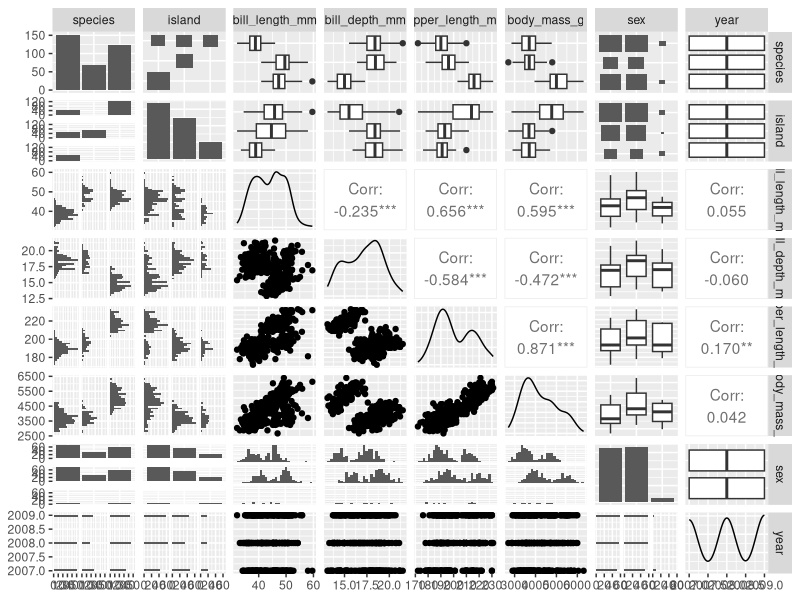
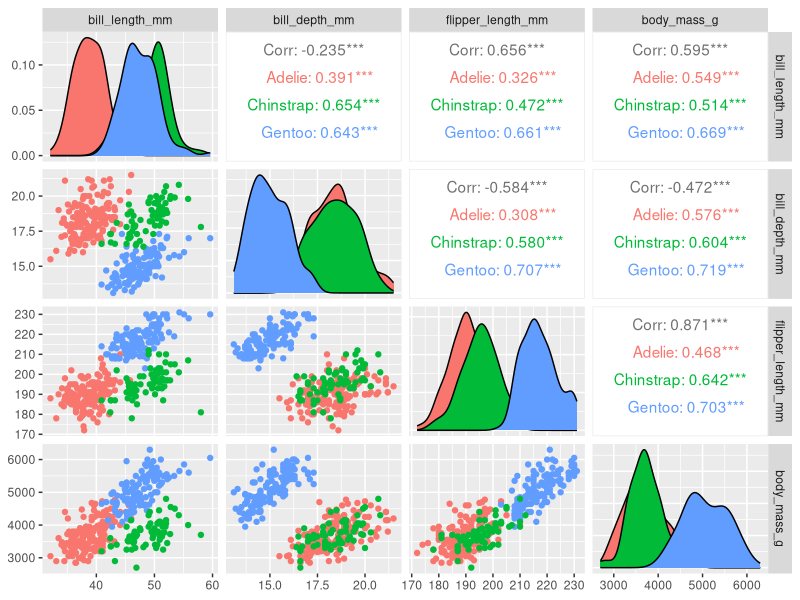

These charts were generated, in order, by the following R code: (Note: this script raises an error after producing the figures.)
## ---- chunk 1
# load libraries ----
library(GGally)
library(skimr)
library(palmerpenguins)
library(tidyverse)

# Always look at it ----
# View(penguins)

# Check the column names ----
names(penguins) 

dim(penguins)

summary(penguins)

# Get a summary with {skimr} ----
skimr::skim(penguins)

head(penguins)

tail(penguins)

#pairs plot function ----

GGally::ggpairs(penguins)

# Make a pairsplot with a select number of columns and color by species ----
GGally::ggpairs(penguins, columns = 3:6, ggplot2::aes(colour = species))

# attempt histogram of penguin flipper lengths ----

geom_histogram(penguins, aes(x = flipper_length, y = species, color = species))

# x = flipper length

# Make a histogram of penguin flipper lengths ----
ggplot(data = penguins, aes(x = flipper_length_mm, color = species)) +
  geom_histogram()
